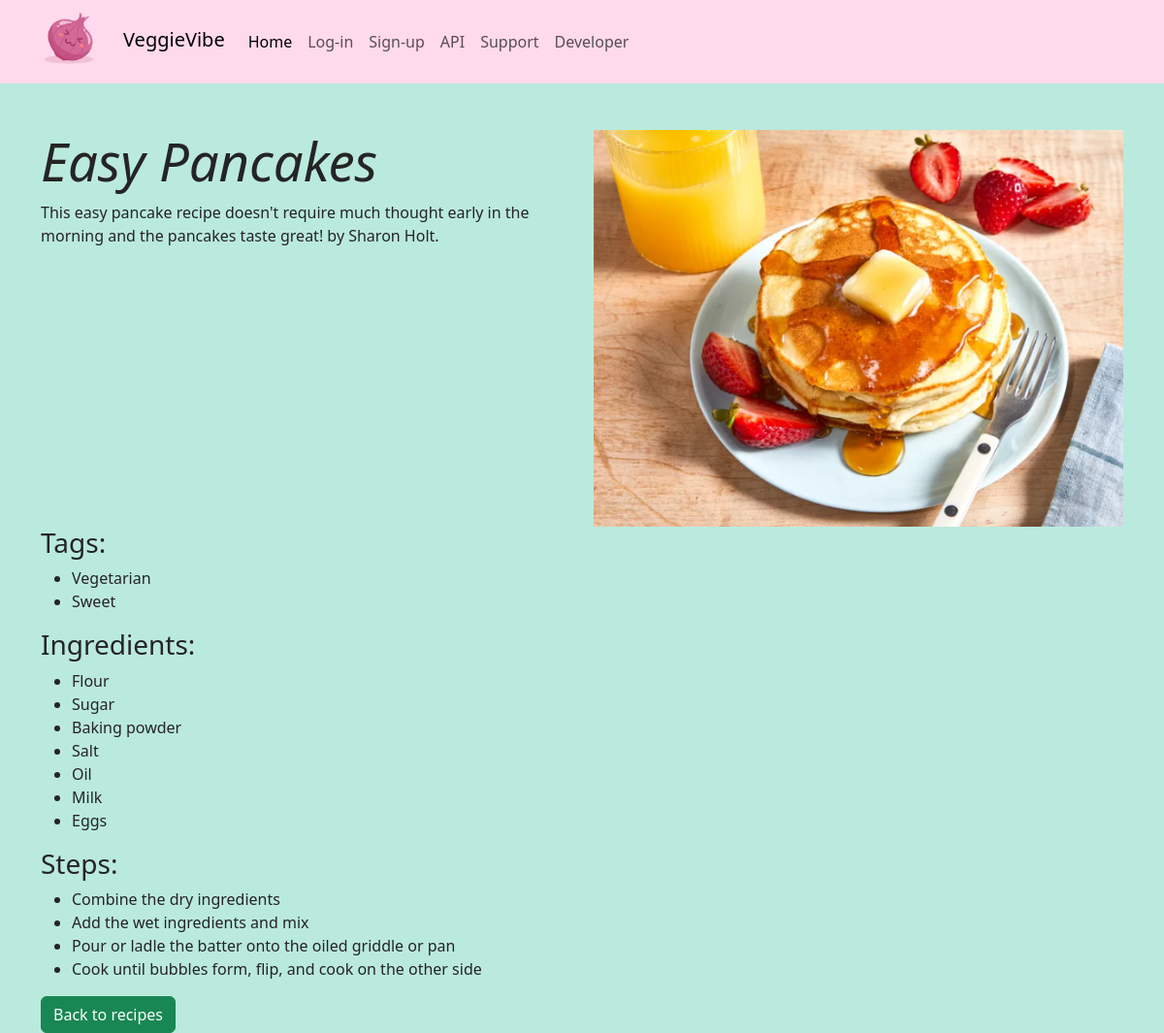
Screenshot of /recipe/16 with the database file from the repository.
### recipes/models.py (models this page shows, shortened)
class Recipe(models.Model):
    title = models.CharField(max_length=100)
    description = models.TextField()
    ingredients = models.TextField()
    steps = models.TextField()
    tags = models.ManyToManyField('Tag', related_name='recipes', blank=True)
    image = models.ImageField(upload_to='recipes/static/recipes/images',default='recipes/static/recipes/images/general/onion_sad.jfif', blank=True)
    creator = models.ForeignKey(get_user_model(), on_delete=models.CASCADE, related_name='created_recipes')
    created_at = models.DateTimeField(auto_now_add=True)

class Tag(models.Model):
    name = models.CharField(max_length=50)
    def __str__(self):
        return self.name

### recipes/views.py (the view)
# urls.py: path("recipe/<int:pk>", views.RecipeDetailView.as_view(), name="recipe_detail"),
class RecipeDetailView(generic.DetailView):
    model = Recipe
    template_name = "recipes/recipe_detail.html"
    def get_context_data(self, **kwargs):
        context = super().get_context_data(**kwargs)
        context["tags"] = self.object.tags.all()
        context["ingredients"] = self.object.ingredients.split(",")
        context["steps"] = self.object.steps.split(".")
        context["steps"] = [
            step for step in context["steps"] if step
        ]  # remove empty strings
        return context

### recipes/templates/recipes/recipe_detail.html (shortened to what this page needs)
{% extends "base.html" %}
{% block content %}
    <div class="container">
        <div class="row">
            <div class="col-md-6">
                <h2>{{ recipe.title }}</h2>
                <p>{{ recipe.description }}</p>
            </div>
            <div class="col-md-6">
                <img src="{{ recipe.image.url }}" alt="{{ recipe.title }}" class="img-fluid">
            </div>
        </div>
        <div class="row">
            <div class="col-md-12">
                <h3>Tags:</h3>
                <ul>
                    {% for tag in tags %}
                        <li>{{ tag }}</li>
                    {% endfor %}
                </ul>
            </div>
        </div>
        <div class="row">
            <div class="col-md-12">
                <h3>Ingredients:</h3>
                <ul>
                    {% for ingredient in ingredients %}
                        <li>{{ ingredient }}</li>
                    {% endfor %}
                </ul>
            </div>
        </div>
        <div class="row">
            <div class="col-md-12">
                <h3>Steps:</h3>
                <ul>
                    {% for step in steps %}
                        <li>{{ step }}</li>
                    {% endfor %}
                </ul>
            </div>
        </div>
        <a href="{% url 'recipes:recipe_list' %}" class="btn btn-success">Back to recipes</a>
    </div>
{% endblock %}

### recipes/static/recipes/styles.css (style rules this page uses)
body { background-color: rgb(186, 234, 221) !important; color: rgb(37, 36, 36) !important; }
img { max-width: 400px; max-height: auto; }
h2 { font-style: italic; font-size: 3.4rem !important; }

### rows the page displays
Recipe: title "Easy Pancakes", description "This easy pancake recipe doesn't require much thought early in the morning and the pancakes taste great! by Sharon Holt.", image (picture)
Tag: name "Vegetarian"
Tag: name "Sweet"

### other values shown
{{ ingredient }} "Flour" "Sugar" "Baking powder" "Salt" "Oil" "Milk" "Eggs"
{{ step }} "Combine the dry ingredients" "Add the wet ingredients and mix" "Pour or ladle the batter onto the oiled griddle or pan" "Cook until bubbles form, flip, and cook on the other side"
